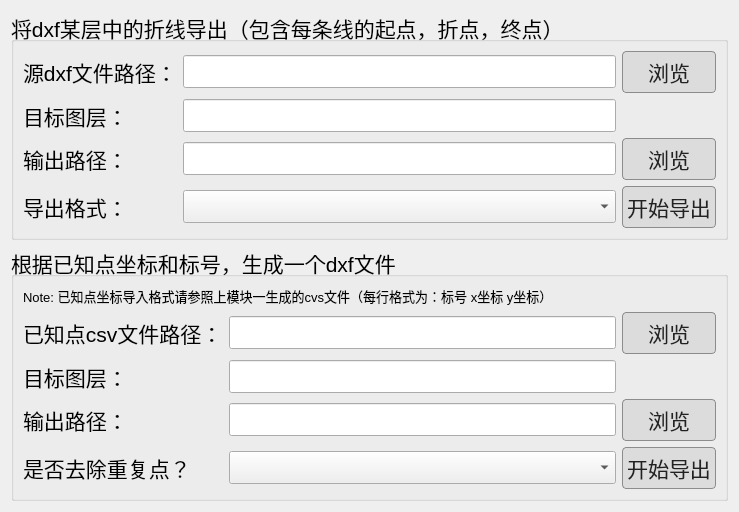
<?xml version="1.0" encoding="UTF-8"?>
<ui version="4.0">
 <class>Form</class>
 <widget class="QWidget" name="Form">
  <property name="geometry">
   <rect>
    <x>0</x>
    <y>0</y>
    <width>739</width>
    <height>508</height>
   </rect>
  </property>
  <property name="windowTitle">
   <string>dxf analysis and creation</string>
  </property>
  <layout class="QVBoxLayout" name="verticalLayout">
   <item>
    <widget class="QGroupBox" name="groupBox">
     <property name="font">
      <font>
       <pointsize>16</pointsize>
      </font>
     </property>
     <property name="title">
      <string>将dxf某层中的折线导出（包含每条线的起点，折点，终点）</string>
     </property>
     <layout class="QGridLayout" name="gridLayout">
      <item row="4" column="0">
       <widget class="QLabel" name="label_9">
        <property name="text">
         <string>导出格式：</string>
        </property>
       </widget>
      </item>
      <item row="4" column="1">
       <widget class="QComboBox" name="comboBox_output_format_gp1">
        <property name="currentText">
         <string/>
        </property>
        <property name="placeholderText">
         <string>请选择导出格式</string>
        </property>
       </widget>
      </item>
      <item row="0" column="2">
       <widget class="QPushButton" name="pushButton_browser_to_dxf_gp1">
        <property name="font">
         <font>
          <pointsize>16</pointsize>
         </font>
        </property>
        <property name="styleSheet">
         <string notr="true">QPushButton {
    background-color: rgb(220,220,220);
    color: #222222;
    border: 1px solid rgb(140,140,140);
    padding: 4px;
    border-radius: 4px;  /* 圆角，0=直角 */
}
QPushButton:hover {
    background-color: rgb(230,230,230);
    border:1px solid rgb(100,100,100); /* hover时边框变深 */
}
QPushButton:pressed {
    background-color: rgb(200,200,200);
    border:1px solid rgb(70,70,70);
}</string>
        </property>
        <property name="text">
         <string>浏览</string>
        </property>
       </widget>
      </item>
      <item row="0" column="1">
       <widget class="QLineEdit" name="lineEdit_dxf_path_gp1">
        <property name="font">
         <font>
          <pointsize>16</pointsize>
         </font>
        </property>
       </widget>
      </item>
      <item row="2" column="1">
       <widget class="QLineEdit" name="lineEdit_output_path_gp1">
        <property name="font">
         <font>
          <pointsize>16</pointsize>
         </font>
        </property>
       </widget>
      </item>
      <item row="2" column="0">
       <widget class="QLabel" name="label_4">
        <property name="font">
         <font>
          <pointsize>16</pointsize>
         </font>
        </property>
        <property name="text">
         <string>输出路径：</string>
        </property>
       </widget>
      </item>
      <item row="1" column="1">
       <widget class="QLineEdit" name="lineEdit_target_layer_gp1">
        <property name="font">
         <font>
          <pointsize>16</pointsize>
         </font>
        </property>
       </widget>
      </item>
      <item row="2" column="2">
       <widget class="QPushButton" name="pushButton_browser_to_output_path_gp1">
        <property name="font">
         <font>
          <pointsize>16</pointsize>
         </font>
        </property>
        <property name="styleSheet">
         <string notr="true">QPushButton {
    background-color: rgb(220,220,220);
    color: #222222;
    border: 1px solid rgb(140,140,140);
    padding: 4px;
    border-radius: 4px;  /* 圆角，0=直角 */
}
QPushButton:hover {
    background-color: rgb(230,230,230);
    border:1px solid rgb(100,100,100); /* hover时边框变深 */
}
QPushButton:pressed {
    background-color: rgb(200,200,200);
    border:1px solid rgb(70,70,70);
}</string>
        </property>
        <property name="text">
         <string>浏览</string>
        </property>
       </widget>
      </item>
      <item row="1" column="0">
       <widget class="QLabel" name="label_3">
        <property name="font">
         <font>
          <pointsize>16</pointsize>
         </font>
        </property>
        <property name="text">
         <string>目标图层：</string>
        </property>
       </widget>
      </item>
      <item row="0" column="0">
       <widget class="QLabel" name="label">
        <property name="font">
         <font>
          <pointsize>16</pointsize>
         </font>
        </property>
        <property name="text">
         <string>源dxf文件路径：</string>
        </property>
       </widget>
      </item>
      <item row="4" column="2">
       <widget class="QPushButton" name="pushButton_start_output_pg1">
        <property name="font">
         <font>
          <pointsize>16</pointsize>
         </font>
        </property>
        <property name="styleSheet">
         <string notr="true">QPushButton {
    background-color: rgb(220,220,220);
    color: #222222;
    border: 1px solid rgb(140,140,140);
    padding: 4px;
    border-radius: 4px;  /* 圆角，0=直角 */
}
QPushButton:hover {
    background-color: rgb(230,230,230);
    border:1px solid rgb(100,100,100); /* hover时边框变深 */
}
QPushButton:pressed {
    background-color: rgb(200,200,200);
    border:1px solid rgb(70,70,70);
}</string>
        </property>
        <property name="text">
         <string>开始导出</string>
        </property>
       </widget>
      </item>
     </layout>
    </widget>
   </item>
   <item>
    <widget class="QGroupBox" name="groupBox_2">
     <property name="font">
      <font>
       <pointsize>16</pointsize>
      </font>
     </property>
     <property name="title">
      <string>根据已知点坐标和标号，生成一个dxf文件</string>
     </property>
     <layout class="QGridLayout" name="gridLayout_2">
      <item row="3" column="0">
       <widget class="QLabel" name="label_5">
        <property name="font">
         <font>
          <pointsize>16</pointsize>
         </font>
        </property>
        <property name="text">
         <string>输出路径：</string>
        </property>
       </widget>
      </item>
      <item row="2" column="1">
       <widget class="QLineEdit" name="lineEdit_target_layer_gp2">
        <property name="font">
         <font>
          <pointsize>16</pointsize>
         </font>
        </property>
       </widget>
      </item>
      <item row="1" column="0">
       <widget class="QLabel" name="label_2">
        <property name="font">
         <font>
          <pointsize>16</pointsize>
         </font>
        </property>
        <property name="text">
         <string>已知点csv文件路径：</string>
        </property>
       </widget>
      </item>
      <item row="3" column="2">
       <widget class="QPushButton" name="pushButton_browser_to_output_path_gp2">
        <property name="font">
         <font>
          <pointsize>16</pointsize>
         </font>
        </property>
        <property name="styleSheet">
         <string notr="true">QPushButton {
    background-color: rgb(220,220,220);
    color: #222222;
    border: 1px solid rgb(140,140,140);
    padding: 4px;
    border-radius: 4px;  /* 圆角，0=直角 */
}
QPushButton:hover {
    background-color: rgb(230,230,230);
    border:1px solid rgb(100,100,100); /* hover时边框变深 */
}
QPushButton:pressed {
    background-color: rgb(200,200,200);
    border:1px solid rgb(70,70,70);
}</string>
        </property>
        <property name="text">
         <string>浏览</string>
        </property>
       </widget>
      </item>
      <item row="5" column="2">
       <widget class="QPushButton" name="pushButton_start_output_gp2">
        <property name="font">
         <font>
          <pointsize>16</pointsize>
         </font>
        </property>
        <property name="styleSheet">
         <string notr="true">QPushButton {
    background-color: rgb(220,220,220);
    color: #222222;
    border: 1px solid rgb(140,140,140);
    padding: 4px;
    border-radius: 4px;  /* 圆角，0=直角 */
}
QPushButton:hover {
    background-color: rgb(230,230,230);
    border:1px solid rgb(100,100,100); /* hover时边框变深 */
}
QPushButton:pressed {
    background-color: rgb(200,200,200);
    border:1px solid rgb(70,70,70);
}</string>
        </property>
        <property name="text">
         <string>开始导出</string>
        </property>
       </widget>
      </item>
      <item row="1" column="1">
       <widget class="QLineEdit" name="lineEdit_csv_path_gp2">
        <property name="font">
         <font>
          <pointsize>16</pointsize>
         </font>
        </property>
       </widget>
      </item>
      <item row="2" column="0">
       <widget class="QLabel" name="label_6">
        <property name="font">
         <font>
          <pointsize>16</pointsize>
         </font>
        </property>
        <property name="text">
         <string>目标图层：</string>
        </property>
       </widget>
      </item>
      <item row="3" column="1">
       <widget class="QLineEdit" name="lineEdit_output_path_gp2">
        <property name="font">
         <font>
          <pointsize>16</pointsize>
         </font>
        </property>
       </widget>
      </item>
      <item row="1" column="2">
       <widget class="QPushButton" name="pushButton_browser_to_csv_gp2">
        <property name="font">
         <font>
          <pointsize>16</pointsize>
         </font>
        </property>
        <property name="styleSheet">
         <string notr="true">QPushButton {
    background-color: rgb(220,220,220);
    color: #222222;
    border: 1px solid rgb(140,140,140);
    padding: 4px;
    border-radius: 4px;  /* 圆角，0=直角 */
}
QPushButton:hover {
    background-color: rgb(230,230,230);
    border:1px solid rgb(100,100,100); /* hover时边框变深 */
}
QPushButton:pressed {
    background-color: rgb(200,200,200);
    border:1px solid rgb(70,70,70);
}</string>
        </property>
        <property name="text">
         <string>浏览</string>
        </property>
       </widget>
      </item>
      <item row="0" column="0" colspan="2">
       <widget class="QLabel" name="label_7">
        <property name="font">
         <font>
          <pointsize>10</pointsize>
         </font>
        </property>
        <property name="text">
         <string>Note: 已知点坐标导入格式请参照上模块一生成的cvs文件（每行格式为：标号 x坐标 y坐标）</string>
        </property>
       </widget>
      </item>
      <item row="5" column="1">
       <widget class="QComboBox" name="comboBox_remove_duplication_gp2">
        <property name="placeholderText">
         <string/>
        </property>
       </widget>
      </item>
      <item row="5" column="0">
       <widget class="QLabel" name="label_8">
        <property name="font">
         <font>
          <pointsize>16</pointsize>
         </font>
        </property>
        <property name="text">
         <string>是否去除重复点？</string>
        </property>
       </widget>
      </item>
     </layout>
    </widget>
   </item>
  </layout>
 </widget>
 <resources/>
 <connections/>
</ui>
